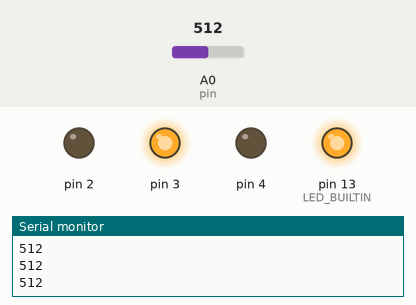
This sketch was run on a simulated Arduino Uno, built with avr-gcc and run on an emulated ATmega328P. On the bench: output pins drawn as LEDs (lit = HIGH), the last lines printed to the serial monitor. The test bench sets the inputs (shaded band); at power-on: A0 (pin) = 512.

Above: at 1.2 s.
1.3 s: A0 (pin) set to 159
3.2 s: A0 (pin) set to 139
At 4.7 s:
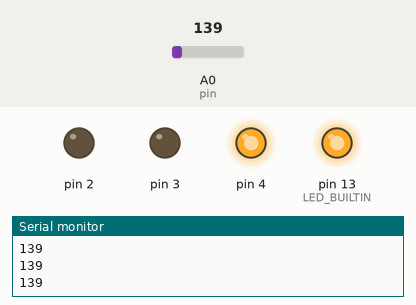
5.5 s: A0 (pin) set to 160
At 7.2 s:
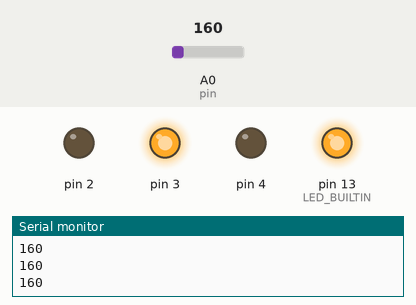
7.5 s: A0 (pin) set to 140
At 8.9 s:
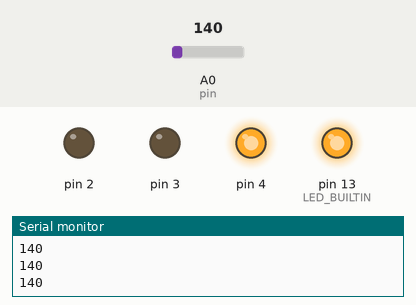
Timing chart, 0 to 10.5 s (numbered marks = the images above; inputs shaded):
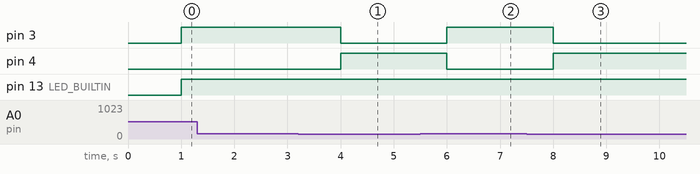

The sketch:

rand-pine.ino
```cpp
#include "Thread.h"
#include "ThreadController.h"

// Constants
#define POLL_COUNT 10000
#define ACCEPTABLE_ERROR 0.01

// Number between 0 and 1023
#define THRESHOLD 150

// create enum
enum State {
    GRIP,
    RELAXED,
};

// Create a new Class, called SensorThread, that inherits from Thread
class SensorThread: public Thread
{
public:
    int value;
    int pin;
    State _lastAction;

    // No, "run" cannot be anything...
    // Because Thread uses the method "run" to run threads,
    // we MUST overload this method here. using anything other
    // than "run" will not work properly...
    void run(){
        // Reads the analog pin, and saves it localy
        value = analogRead(pin);
        Serial.println(value);
        runned();
    }
};

// Now, let's use our new class of Thread
SensorThread analog0 = SensorThread();

Thread outputThread = Thread();

// Instantiate a new ThreadController
ThreadController controller = ThreadController();

// This is the callback for the Timer
void timerCallback(){
    controller.run();
}

void setup(){

    Serial.begin(9600);

    // Configures Thread analog0
    analog0.pin = A0;
    analog0.setInterval(100);

    outputThread.onRun(setOutput);
    outputThread.setInterval(1000);


    // Add the Threads to our ThreadController
    controller.add(&analog0);
    controller.add(&outputThread);

    pinMode(LED_BUILTIN, OUTPUT);
    pinMode(2, OUTPUT);
    pinMode(3, OUTPUT);
    pinMode(4, OUTPUT);
}

// Should Poll POLL_COUNT times
// If over (POLL_COUNT - (POLL_COUNT * ACCEPTABLE_ERROR)) of them match
// Then do that action
void decisionAlgorithm() {
    int gripCount = 0;
    int relaxedCount = 0;

    for (int i = 0; i < POLL_COUNT; i++)
    {
        switch (classify())
        {
            case GRIP:
                gripCount++;
                break;
            case RELAXED:
                relaxedCount++;
                break;
        }

    }

    if (gripCount > POLL_COUNT - (POLL_COUNT * ACCEPTABLE_ERROR))
    {
        analog0._lastAction = GRIP;
    }
    if (relaxedCount > POLL_COUNT - (POLL_COUNT * ACCEPTABLE_ERROR))
    {
        analog0._lastAction = RELAXED;
    }
}

// Currently, if the value is greater than THRESHOLD, it will set the state to GRIP
// If the value is less than THRESHOLD, it will set the state to RELAXED
State classify() {
    timerCallback();

    if (analog0.value > THRESHOLD)
    {
        return GRIP;
    }
    else
    {
        return RELAXED;
    }
}

// Use the first 3 digital pints to encode 8 state.
// Only the first 2 states are used: GRIP and RELAXED
void setOutput() {
    int state = analog0._lastAction;

    if (state == RELAXED) {
        write(LOW, LOW, HIGH);
    } else if (state == GRIP) {
        write(LOW, HIGH, LOW);
        // Turn on LED
        digitalWrite(LED_BUILTIN, HIGH);
    } else {
        write(LOW, LOW, LOW);
        // Turn off LED
        digitalWrite(LED_BUILTIN, LOW);
    }

}

// write function that will take the three pins and set them to the correct state
void write(int pin2, int pin3, int pin4) {
    digitalWrite(2, pin2);
    digitalWrite(3, pin3);
    digitalWrite(4, pin4);
}


void loop(){
    decisionAlgorithm();
}
```

Measured:
- the behaviour switches between 151 and 150 on A0 (pin) (found by bisection; images 0 and 1)
- after the input at 3.2 s, pin 3: HIGH → LOW after 0.80 s; pin 4: LOW → HIGH after 0.80 s
- after the input at 5.5 s, pin 3: LOW → HIGH after 0.50 s; pin 4: HIGH → LOW after 0.50 s
- after the input at 7.5 s, pin 3: HIGH → LOW after 0.50 s; pin 4: LOW → HIGH after 0.50 s
